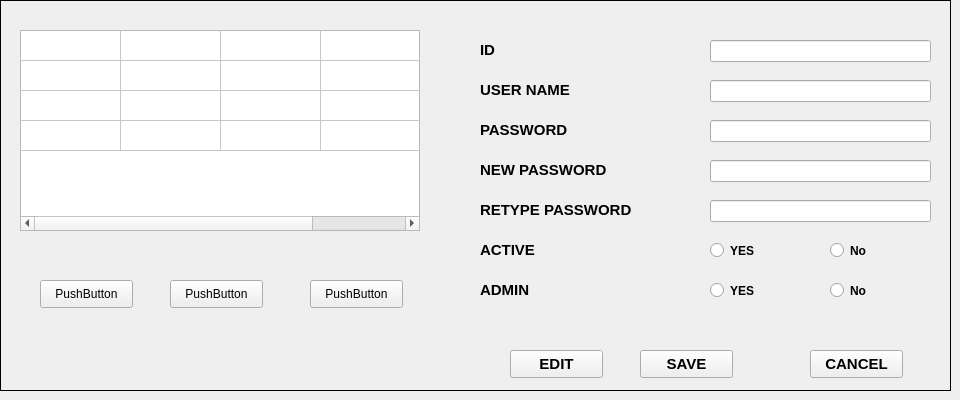
      <widget class="QWidget" name="UserAccountSettings">
       <widget class="QLabel" name="lb_UserAccountSettingsBackground">
        <property name="geometry">
         <rect>
          <x>0</x>
          <y>0</y>
          <width>951</width>
          <height>391</height>
         </rect>
        </property>
        <property name="autoFillBackground">
         <bool>true</bool>
        </property>
        <property name="frameShape">
         <enum>QFrame::Box</enum>
        </property>
        <property name="text">
         <string/>
        </property>
        <property name="pixmap">
         <pixmap>../Empty.png</pixmap>
        </property>
       </widget>
       <widget class="QLabel" name="lb_settings_retypepassword">
        <property name="geometry">
         <rect>
          <x>480</x>
          <y>200</y>
          <width>201</width>
          <height>20</height>
         </rect>
        </property>
        <property name="font">
         <font>
          <pointsize>11</pointsize>
          <weight>75</weight>
          <bold>true</bold>
         </font>
        </property>
        <property name="text">
         <string>&lt;html&gt;&lt;head/&gt;&lt;body&gt;&lt;p&gt;RETYPE PASSWORD&lt;/p&gt;&lt;/body&gt;&lt;/html&gt;</string>
        </property>
        <property name="alignment">
         <set>Qt::AlignLeading|Qt::AlignLeft|Qt::AlignVCenter</set>
        </property>
       </widget>
       <widget class="QLineEdit" name="le_settings_newpassword">
        <property name="geometry">
         <rect>
          <x>710</x>
          <y>160</y>
          <width>221</width>
          <height>22</height>
         </rect>
        </property>
       </widget>
       <widget class="QLabel" name="lb_settings_id">
        <property name="geometry">
         <rect>
          <x>480</x>
          <y>40</y>
          <width>91</width>
          <height>20</height>
         </rect>
        </property>
        <property name="font">
         <font>
          <pointsize>11</pointsize>
          <weight>75</weight>
          <bold>true</bold>
         </font>
        </property>
        <property name="text">
         <string>&lt;html&gt;&lt;head/&gt;&lt;body&gt;&lt;p&gt;ID&lt;/p&gt;&lt;/body&gt;&lt;/html&gt;</string>
        </property>
        <property name="alignment">
         <set>Qt::AlignLeading|Qt::AlignLeft|Qt::AlignVCenter</set>
        </property>
       </widget>
       <widget class="QLineEdit" name="le_settings_username">
        <property name="geometry">
         <rect>
          <x>710</x>
          <y>80</y>
          <width>221</width>
          <height>22</height>
         </rect>
        </property>
       </widget>
       <widget class="QLineEdit" name="le_settings_id">
        <property name="geometry">
         <rect>
          <x>710</x>
          <y>40</y>
          <width>221</width>
          <height>22</height>
         </rect>
        </property>
       </widget>
       <widget class="QTableWidget" name="tw_settings_users">
        <property name="geometry">
         <rect>
          <x>20</x>
          <y>30</y>
          <width>400</width>
          <height>201</height>
         </rect>
        </property>
        <property name="font">
         <font>
          <pointsize>8</pointsize>
         </font>
        </property>
        <property name="sizeAdjustPolicy">
         <enum>QAbstractScrollArea::AdjustToContents</enum>
        </property>
        <property name="showGrid">
         <bool>true</bool>
        </property>
        <property name="rowCount">
         <number>4</number>
        </property>
        <property name="columnCount">
         <number>4</number>
        </property>
        <attribute name="horizontalHeaderVisible">
         <bool>false</bool>
        </attribute>
        <attribute name="verticalHeaderVisible">
         <bool>false</bool>
        </attribute>
        <attribute name="verticalHeaderCascadingSectionResizes">
         <bool>false</bool>
        </attribute>
        <row/>
        <row/>
        <row/>
        <row/>
        <column/>
        <column/>
        <column/>
        <column/>
       </widget>
       <widget class="QPushButton" name="pb_settings_edit">
        <property name="geometry">
         <rect>
          <x>510</x>
          <y>350</y>
          <width>93</width>
          <height>28</height>
         </rect>
        </property>
        <property name="font">
         <font>
          <pointsize>11</pointsize>
          <weight>75</weight>
          <bold>true</bold>
         </font>
        </property>
        <property name="text">
         <string>EDIT</string>
        </property>
       </widget>
       <widget class="QLabel" name="lb_settings_active">
        <property name="geometry">
         <rect>
          <x>480</x>
          <y>240</y>
          <width>91</width>
          <height>20</height>
         </rect>
        </property>
        <property name="font">
         <font>
          <pointsize>11</pointsize>
          <weight>75</weight>
          <bold>true</bold>
         </font>
        </property>
        <property name="text">
         <string>&lt;html&gt;&lt;head/&gt;&lt;body&gt;&lt;p&gt;ACTIVE&lt;/p&gt;&lt;/body&gt;&lt;/html&gt;</string>
        </property>
        <property name="alignment">
         <set>Qt::AlignLeading|Qt::AlignLeft|Qt::AlignVCenter</set>
        </property>
       </widget>
       <widget class="QLabel" name="lb_settings_password">
        <property name="geometry">
         <rect>
          <x>480</x>
          <y>120</y>
          <width>121</width>
          <height>20</height>
         </rect>
        </property>
        <property name="font">
         <font>
          <pointsize>11</pointsize>
          <weight>75</weight>
          <bold>true</bold>
         </font>
        </property>
        <property name="text">
         <string>&lt;html&gt;&lt;head/&gt;&lt;body&gt;&lt;p&gt;PASSWORD&lt;/p&gt;&lt;/body&gt;&lt;/html&gt;</string>
        </property>
        <property name="alignment">
         <set>Qt::AlignLeading|Qt::AlignLeft|Qt::AlignVCenter</set>
        </property>
       </widget>
       <widget class="QLabel" name="lb_settings_newpassword">
        <property name="geometry">
         <rect>
          <x>480</x>
          <y>160</y>
          <width>171</width>
          <height>20</height>
         </rect>
        </property>
        <property name="font">
         <font>
          <pointsize>11</pointsize>
          <weight>75</weight>
          <bold>true</bold>
         </font>
        </property>
        <property name="text">
         <string>&lt;html&gt;&lt;head/&gt;&lt;body&gt;&lt;p&gt;NEW PASSWORD&lt;/p&gt;&lt;/body&gt;&lt;/html&gt;</string>
        </property>
        <property name="alignment">
         <set>Qt::AlignLeading|Qt::AlignLeft|Qt::AlignVCenter</set>
        </property>
       </widget>
       <widget class="QLabel" name="lb_settings_username">
        <property name="geometry">
         <rect>
          <x>480</x>
          <y>80</y>
          <width>121</width>
          <height>20</height>
         </rect>
        </property>
        <property name="font">
         <font>
          <pointsize>11</pointsize>
          <weight>75</weight>
          <bold>true</bold>
         </font>
        </property>
        <property name="text">
         <string>&lt;html&gt;&lt;head/&gt;&lt;body&gt;&lt;p&gt;USER NAME&lt;/p&gt;&lt;/body&gt;&lt;/html&gt;</string>
        </property>
        <property name="alignment">
         <set>Qt::AlignLeading|Qt::AlignLeft|Qt::AlignVCenter</set>
        </property>
       </widget>
       <widget class="QPushButton" name="pb_settings_save">
        <property name="geometry">
         <rect>
          <x>640</x>
          <y>350</y>
          <width>93</width>
          <height>28</height>
         </rect>
        </property>
        <property name="font">
         <font>
          <pointsize>11</pointsize>
          <weight>75</weight>
          <bold>true</bold>
         </font>
        </property>
        <property name="text">
         <string>SAVE</string>
        </property>
       </widget>
       <widget class="QLineEdit" name="le_settings_retypepassword">
        <property name="geometry">
         <rect>
          <x>710</x>
          <y>200</y>
          <width>221</width>
          <height>22</height>
         </rect>
        </property>
       </widget>
       <widget class="QPushButton" name="pb_settings_cancel">
        <property name="geometry">
         <rect>
          <x>810</x>
          <y>350</y>
          <width>93</width>
          <height>28</height>
         </rect>
        </property>
        <property name="font">
         <font>
          <pointsize>11</pointsize>
          <weight>75</weight>
          <bold>true</bold>
         </font>
        </property>
        <property name="text">
         <string>CANCEL</string>
        </property>
       </widget>
       <widget class="QLineEdit" name="le_settings_password">
        <property name="geometry">
         <rect>
          <x>710</x>
          <y>120</y>
          <width>221</width>
          <height>22</height>
         </rect>
        </property>
       </widget>
       <widget class="QLabel" name="lb_settings_admin">
        <property name="geometry">
         <rect>
          <x>480</x>
          <y>280</y>
          <width>91</width>
          <height>20</height>
         </rect>
        </property>
        <property name="font">
         <font>
          <pointsize>11</pointsize>
          <weight>75</weight>
          <bold>true</bold>
         </font>
        </property>
        <property name="text">
         <string>&lt;html&gt;&lt;head/&gt;&lt;body&gt;&lt;p&gt;ADMIN&lt;/p&gt;&lt;/body&gt;&lt;/html&gt;</string>
        </property>
        <property name="alignment">
         <set>Qt::AlignLeading|Qt::AlignLeft|Qt::AlignVCenter</set>
        </property>
       </widget>
       <widget class="QPushButton" name="pb_settings_admin">
        <property name="geometry">
         <rect>
          <x>40</x>
          <y>280</y>
          <width>93</width>
          <height>28</height>
         </rect>
        </property>
        <property name="text">
         <string>PushButton</string>
        </property>
       </widget>
       <widget class="QPushButton" name="pb_settings_operator">
        <property name="geometry">
         <rect>
          <x>170</x>
          <y>280</y>
          <width>93</width>
          <height>28</height>
         </rect>
        </property>
        <property name="text">
         <string>PushButton</string>
        </property>
       </widget>
       <widget class="QPushButton" name="pb_settings_lcs">
        <property name="geometry">
         <rect>
          <x>310</x>
          <y>280</y>
          <width>93</width>
          <height>28</height>
         </rect>
        </property>
        <property name="text">
         <string>PushButton</string>
        </property>
       </widget>
       <widget class="QRadioButton" name="rb_settings_activeYes">
        <property name="geometry">
         <rect>
          <x>710</x>
          <y>240</y>
          <width>95</width>
          <height>21</height>
         </rect>
        </property>
        <property name="font">
         <font>
          <pointsize>9</pointsize>
          <weight>75</weight>
          <bold>true</bold>
         </font>
        </property>
        <property name="text">
         <string>YES</string>
        </property>
       </widget>
       <widget class="QRadioButton" name="rb_settings_activeNo">
        <property name="geometry">
         <rect>
          <x>830</x>
          <y>240</y>
          <width>95</width>
          <height>21</height>
         </rect>
        </property>
        <property name="font">
         <font>
          <pointsize>9</pointsize>
          <weight>75</weight>
          <bold>true</bold>
         </font>
        </property>
        <property name="text">
         <string>No</string>
        </property>
       </widget>
       <widget class="QRadioButton" name="rb_settings_adminNo">
        <property name="geometry">
         <rect>
          <x>830</x>
          <y>280</y>
          <width>95</width>
          <height>21</height>
         </rect>
        </property>
        <property name="font">
         <font>
          <pointsize>9</pointsize>
          <weight>75</weight>
          <bold>true</bold>
         </font>
        </property>
        <property name="text">
         <string>No</string>
        </property>
       </widget>
       <widget class="QRadioButton" name="rb_settings_adminYes">
        <property name="geometry">
         <rect>
          <x>710</x>
          <y>280</y>
          <width>95</width>
          <height>21</height>
         </rect>
        </property>
        <property name="font">
         <font>
          <pointsize>9</pointsize>
          <weight>75</weight>
          <bold>true</bold>
         </font>
        </property>
        <property name="text">
         <string>YES</string>
        </property>
       </widget>
      </widget>
